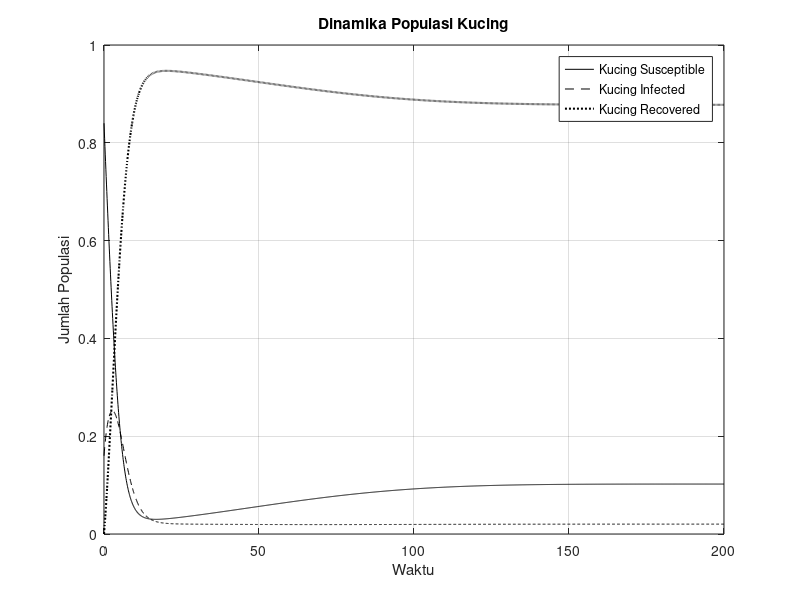

The MATLAB source for this figure:
clear all;
close all;
clc;

alphaH = 0.0233;
miuH = 0.0233;
betaH = 0.0206;
gammaH = 0.5;
k = 0.2;
miuO = 0.0384;
miuC = 0.0115;
alphaC = 0.0115;
betaC = 0.962;
gammaC = 0.5;

Sh0 = 0.96;
Ih0 = 0.04;
Rh0 = 0;
Sc0 = 0.84;
Ic0 = 0.16;
Rc0 = 0;
O0 = 0.2;
t0 = 0;
tEnd = 200;
h = 0.1;
N = (tEnd-t0)/h;

%Solusi awal
T = (t0:h:tEnd);
Sh = zeros(1,(N+1));
Sh(1)=Sh0;
Ih = zeros(1,(N+1));
Ih(1)=Ih0;
Rh = zeros(1,(N+1));
Rh(1)=Rh0;
O = zeros(1,(N+1));
O(1)=O0;
Sc = zeros(1,(N+1));
Sc(1)=Sc0;
Ic = zeros(1,(N+1));
Ic(1)=Ic0;
Rc = zeros(1,(N+1));
Rc(1)=Rc0;

%Metode Euler
for i = 1:N;
    Fi=alphaH-miuH*Sh(i)-betaH*Sh(i)*O(i);
    Sh(i+1) = Sh(i)+h*Fi;
    Gi =betaH*Sh(i)*O(i)-(miuH+gammaH)*Ih(i);
    Ih(i+1) = Ih(i)+h*Gi;
    Ri = gammaH*Ih(i)-miuH*Rh(i);
    Rh(i+1) = Rh(i)+h*Ri;
    Hi=k*Ic(i)-miuO*O(i);
    O(i+1) = O(i)+h*Hi;
    Ji=alphaC-miuC*Sc(i)-betaC*Sc(i)*O(i);
    Sc(i+1) = Sc(i)+h*Ji;
    Ki =betaC*Sc(i)*O(i)-(miuC+gammaC)*Ic(i);
    Ic(i+1) = Ic(i)+h*Ki;
    Ni = gammaC*Ic(i)-miuC*Rc(i);
    Rc(i+1) = Rc(i)+h*Ni;
end

%plot
plot (T,Sc,'-k',T,Ic,'--k',T,Rc,':k','LineWidth',1.5);
xlabel ('Waktu'), ylabel ('Jumlah Populasi');
grid on;
legend('Kucing Susceptible', 'Kucing Infected', 'Kucing Recovered');
title('Dinamika Populasi Kucing');